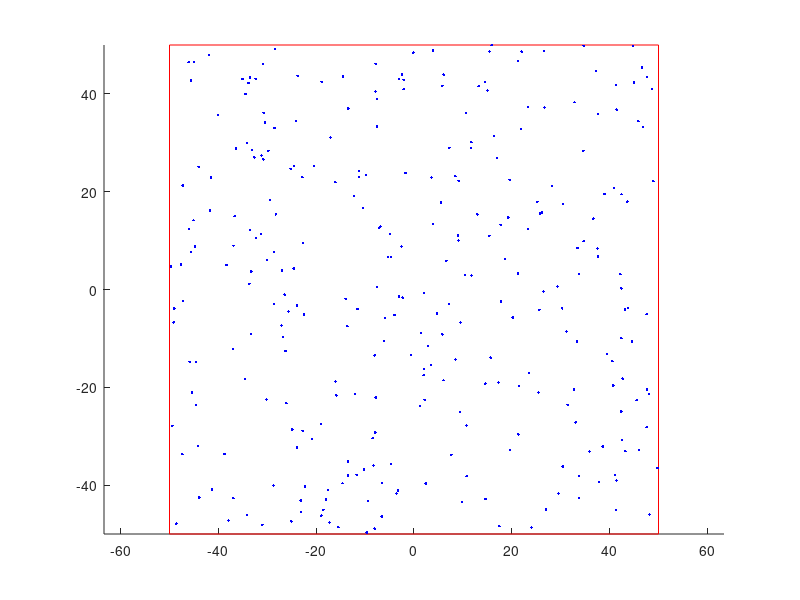

The MATLAB source for this figure: (Note: this script raises an error after producing the figure.)
L = 100; % <-- Choose length of square sides
x0 = 0; y0 = 0; % <-- Choose center of square
n = 300; % <-- Choose number of points
% Generate uniform-distribution on the square
X = rand(n,2)*L - (L/2*[1,1]+[x0,y0]);
XYR = [x0,y0]+[[-1;1;1;-1;-1],[-1;-1;1;1;-1]]*L/2;
XB = interp1((0:4)'*L,XYR,linspace(0,4*L,200));
XB(end,:) = [];
nrepulsion = 500;
% Repulsion of seeds to avoid them to be too close to each other
n = size(X,1);
Xmin = [x0-L/2,y0-L/2];
Xmax = [x0+L/2,y0+L/2];
% Point on boundary
XR = x0+[-1,1,1,-1,-1]*L/2;
YR = y0+[-1,-1,1,1,-1]*L/2;
cla;
hold on
plot(XR,YR,'r-');
h = plot(X(:,1),X(:,2),'b.');
axis equal
dmin = 3; % minima distance between 2 objects
d2min = dmin*dmin;
beta = 0.5;
for k = 1:nrepulsion
    XALL = [X; XB];
    DT = delaunayTriangulation(XALL);
    T = DT.ConnectivityList;
    containX = ismember(T,1:n);
    b = any(containX,2);
    TX = T(b,:);
    [r,i0] = find(containX(b,:));
    i = mod(i0+(-1:1),3)+1;
    i = TX(r + (i-1)*size(TX,1));
    T = accumarray([i(:,1);i(:,1)],[i(:,2);i(:,3)],[n 1],@(x) {x}); 
    maxd2 = 0;
    R = zeros(n,2);
    move = false(n,1);
    for i=1:n
        Ti = T{i};
        P = X(i,:) - XALL(Ti,:);
        nP2 = sum(P.^2,2);
        if any(nP2<4*d2min)
            move(i) = true;
            move(Ti(Ti<=n)) = true;
        end
        maxd2 = maxd2 + mean(nP2);
        b = Ti > n;
        nP2(b) = nP2(b)*5; % reduce repulsion from each point of the border
        R(i,:) = sum(P./max((nP2-d2min),1e-3),1);
    end
    if ~any(move)
        break
    end  
    if k==1
        v0 = (L*5e-3)/sqrt(maxd2/n);
    end
    R = R(move,:);
    v = v0/sqrt(max(sum(R.^2,2)));
    X(move,:) = X(move,:) + v*R;
    
    % Project back if points falling outside the rectangle
    X = min(max(X,Xmin),Xmax);
    
    set(h,'XData',X(:,1),'YData',X(:,2));
    pause(0.01);
end
theta = linspace(0,2*pi,65);
xc = dmin/2*sin(theta);
yc = dmin/2*cos(theta);
% plot circles f diameter dmin around random points
for i=1:n
    plot(X(i,1)+xc,X(i,2)+yc,'k');
end